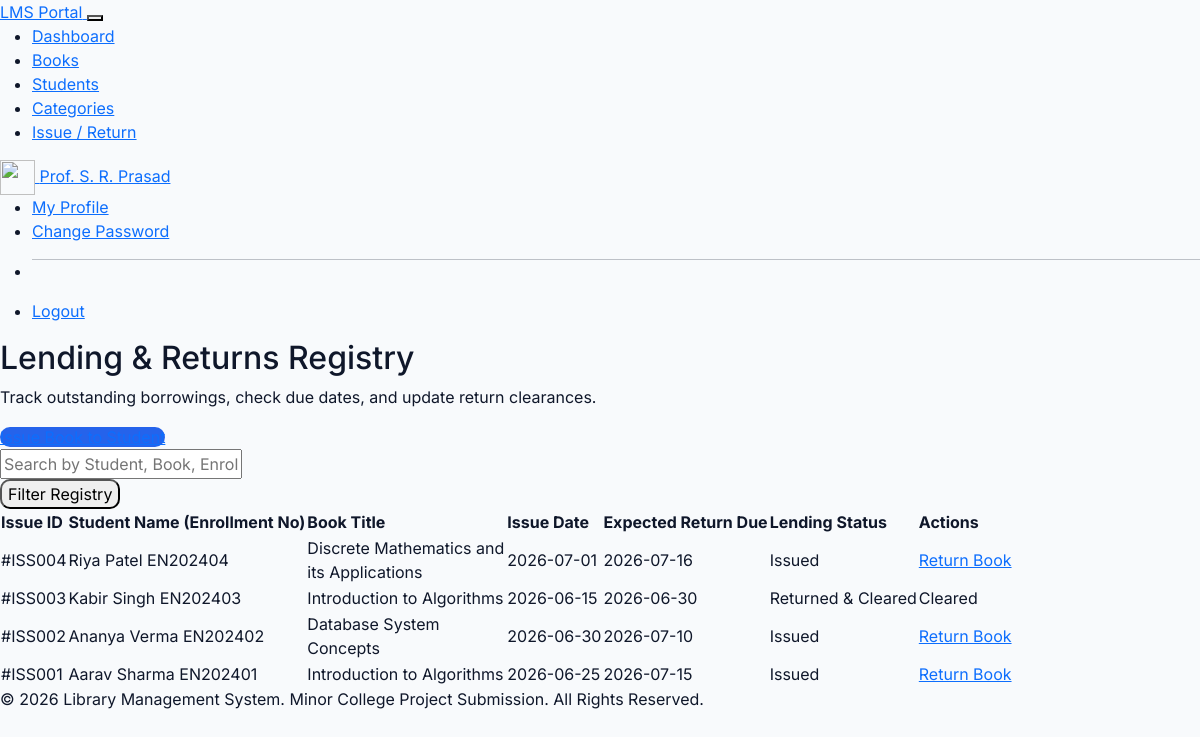
Screenshot of /issue/index.php (signed in) with the database file from the repository.
### tables this page shows
CREATE TABLE `issued_books` (
  `id` INT(11) NOT NULL AUTO_INCREMENT,
  `student_id` VARCHAR(20) NOT NULL,
  `book_id` VARCHAR(20) NOT NULL,
  `issue_date` DATE NOT NULL,
  `return_date` DATE NOT NULL,
  `status` VARCHAR(20) NOT NULL DEFAULT 'Issued',
  PRIMARY KEY (`id`),
  KEY `fk_issued_student_idx` (`student_id`),
  KEY `fk_issued_book_idx` (`book_id`),
  CONSTRAINT `fk_issued_book` FOREIGN KEY (`book_id`) REFERENCES `books` (`id`) ON DELETE CASCADE ON UPDATE CASCADE,
  CONSTRAINT `fk_issued_student` FOREIGN KEY (`student_id`) REFERENCES `students` (`id`) ON DELETE CASCADE ON UPDATE CASCADE
);

CREATE TABLE `students` (
  `id` VARCHAR(20) NOT NULL,
  `name` VARCHAR(150) NOT NULL,
  `enrollment_no` VARCHAR(50) NOT NULL UNIQUE,
  `course` VARCHAR(50) NOT NULL,
  `semester` VARCHAR(10) NOT NULL,
  `email` VARCHAR(100) NOT NULL UNIQUE,
  `phone` VARCHAR(20) NOT NULL,
  `address` TEXT DEFAULT NULL,
  PRIMARY KEY (`id`)
);

CREATE TABLE `books` (
  `id` VARCHAR(20) NOT NULL,
  `name` VARCHAR(255) NOT NULL,
  `author` VARCHAR(150) NOT NULL,
  `category_id` INT(11) DEFAULT NULL,
  `publisher` VARCHAR(150) NOT NULL,
  `isbn` VARCHAR(50) NOT NULL UNIQUE,
  `quantity` INT(11) NOT NULL DEFAULT 1,
  `available_copies` INT(11) NOT NULL DEFAULT 1,
  `shelf_number` VARCHAR(50) NOT NULL,
  `status` VARCHAR(20) NOT NULL DEFAULT 'Available',
  PRIMARY KEY (`id`),
  KEY `fk_books_category_idx` (`category_id`),
  CONSTRAINT `fk_books_category` FOREIGN KEY (`category_id`) REFERENCES `categories` (`id`) ON DELETE SET NULL ON UPDATE CASCADE
);

### issue/index.php (the view, shortened to what this page needs)
<?php
$root_dir = '../';
require_once $root_dir . 'includes/header.php';
require_once $root_dir . 'includes/navbar.php';
require_once $root_dir . 'config/db.php';
$search = isset($_GET['search']) ? trim($_GET['search']) : '';
if (!empty($search)) {
    $stmt = $conn->prepare("
        SELECT ib.*, s.name AS student_name, s.enrollment_no, b.name AS book_title
        FROM issued_books ib
        JOIN students s ON ib.student_id = s.id
        JOIN books b ON ib.book_id = b.id
        WHERE s.name LIKE ? OR b.name LIKE ? OR s.enrollment_no LIKE ? OR ib.status LIKE ?
        ORDER BY ib.id DESC
    ");
    $stmt->execute(["%$search%", "%$search%", "%$search%", "%$search%"]);
} else {
    $stmt = $conn->query("
        SELECT ib.*, s.name AS student_name, s.enrollment_no, b.name AS book_title
        FROM issued_books ib
        JOIN students s ON ib.student_id = s.id
        JOIN books b ON ib.book_id = b.id
        ORDER BY ib.id DESC
    ");
}
$issues = $stmt->fetchAll();
?>
<div className="container py-5">
    <div className="d-flex flex-col sm:flex-row justify-content-between align-items-start sm:align-items-center mb-4 gap-3">
        <div>
            <h2 className="fw-black text-slate-900 mb-0">Lending &amp; Returns Registry</h2>
            <p className="text-muted small">Track outstanding borrowings, check due dates, and update return clearances.</p>
        </div>
        <a href="add.php" className="btn btn-primary d-flex align-items-center gap-1.5 px-4 py-2.5 shadow-sm text-xs" style="border-radius:10px; background-color: var(--brand-blue); border:0;">
            <i className="bi bi-arrow-left-right"></i> Issue Book to Student
        </a>
    </div>
    <div className="card border-0 shadow-sm rounded-4 p-4 mb-4 bg-white">
        <form action="index.php" method="GET" className="row g-3 align-items-center">
            <div className="col-12 col-md-8">
                <div className="input-group">
                    <input type="text" name="search" className="form-control border-start-0" placeholder="Search by Student, Book, Enrollment, or Status (Issued/Returned)..." value="<?php echo htmlspecialchars($search); ?>">
                </div>
            </div>
            <div className="col-12 col-md-4 d-grid gap-2 d-md-flex">
                <button type="submit" className="btn btn-secondary px-4 text-xs" style="border-radius:10px;">Filter Registry</button>
            </div>
        </form>
    </div>
    <div className="card border-0 shadow-sm rounded-4 bg-white overflow-hidden p-4">
        <div className="table-responsive">
            <table className="table align-middle table-hover text-xs mb-0">
                <thead className="table-light">
                    <tr>
                        <th className="py-3 px-3">Issue ID</th>
                        <th className="py-3 px-3">Student Name (Enrollment No)</th>
                        <th className="py-3 px-3">Book Title</th>
                        <th className="py-3 px-3">Issue Date</th>
                        <th className="py-3 px-3">Expected Return Due</th>
                        <th className="py-3 px-3">Lending Status</th>
                        <th className="py-3 px-3 text-end no-print">Actions</th>
                    </tr>
                </thead>
                <tbody>
                    <?php foreach ($issues as $issue): ?>
                        <tr>
                            <td className="py-3 px-3 font-mono fw-extrabold text-slate-700">#ISS00<?php echo $issue['id']; ?></td>
                            <td className="py-3 px-3">
                                <span className="d-block fw-bold text-slate-800"><?php echo htmlspecialchars($issue['student_name']); ?></span>
                                <span className="font-mono text-muted text-[10px]"><?php echo htmlspecialchars($issue['enrollment_no']); ?></span>
                            </td>
                            <td className="py-3 px-3 text-slate-700" style="max-width: 200px;"><?php echo htmlspecialchars($issue['book_title']); ?></td>
                            <td className="py-3 px-3 text-slate-600"><?php echo $issue['issue_date']; ?></td>
                            <td className="py-3 px-3 text-slate-950 font-bold"><?php echo $issue['return_date']; ?></td>
                            <td className="py-3 px-3">
                                <?php if ($issue['status'] === 'Issued'): ?>
                                    <span className="badge rounded-pill bg-warning-subtle text-warning py-1.5 px-3">Issued</span>
                                <?php else: ?>
                                    <span className="badge rounded-pill bg-success-subtle text-success py-1.5 px-3">Returned &amp; Cleared</span>
                                <?php endif; ?>
                            </td>
                            <td className="py-3 px-3 text-end no-print">
                                <?php if ($issue['status'] === 'Issued'): ?>
                                    <a href="index.php?return_id=<?php echo $issue['id']; ?>" className="btn btn-sm btn-brand px-3 text-[10px] font-bold" onclick="return confirm('Confirm book return for: <?php echo htmlspecialchars($issue['book_title']); ?>?')">
                                        <i className="bi bi-arrow-return-left me-1"></i> Return Book
                                    </a>
                                <?php else: ?>
                                    <span className="text-muted text-[11px] italic"><i className="bi bi-check-all text-success"></i> Cleared</span>
                                <?php endif; ?>
                            </td>
                        </tr>
                    <?php endforeach; ?>
                </tbody>
            </table>
        </div>
    </div>
</div>
<?php require_once $root_dir . 'includes/footer.php'; ?>

### includes/header.php (style rules this page uses)
:root { --brand-blue: #2563eb; --brand-blue-dark: #1e40af; --brand-light: #f8fafc; --brand-gray: #e2e8f0; }
body { font-family: 'Inter', sans-serif; background-color: var(--brand-light); color: #0f172a; }

### rows the page displays
issued_books: id "4", student.name "Riya Patel", student.enrollment_no "EN202404", book.name "Discrete Mathematics and its Applications", issue_date "2026-07-01", return_date "2026-07-16", status "Issued"
issued_books: id "3", student.name "Kabir Singh", student.enrollment_no "EN202403", book.name "Introduction to Algorithms", issue_date "2026-06-15", return_date "2026-06-30", status "Returned & Cleared"
issued_books: id "2", student.name "Ananya Verma", student.enrollment_no "EN202402", book.name "Database System Concepts", issue_date "2026-06-30", return_date "2026-07-10", status "Issued"
issued_books: id "1", student.name "Aarav Sharma", student.enrollment_no "EN202401", book.name "Introduction to Algorithms", issue_date "2026-06-25", return_date "2026-07-15", status "Issued"

### other values shown
$_SESSION['admin_name'] "Prof. S. R. Prasad"
